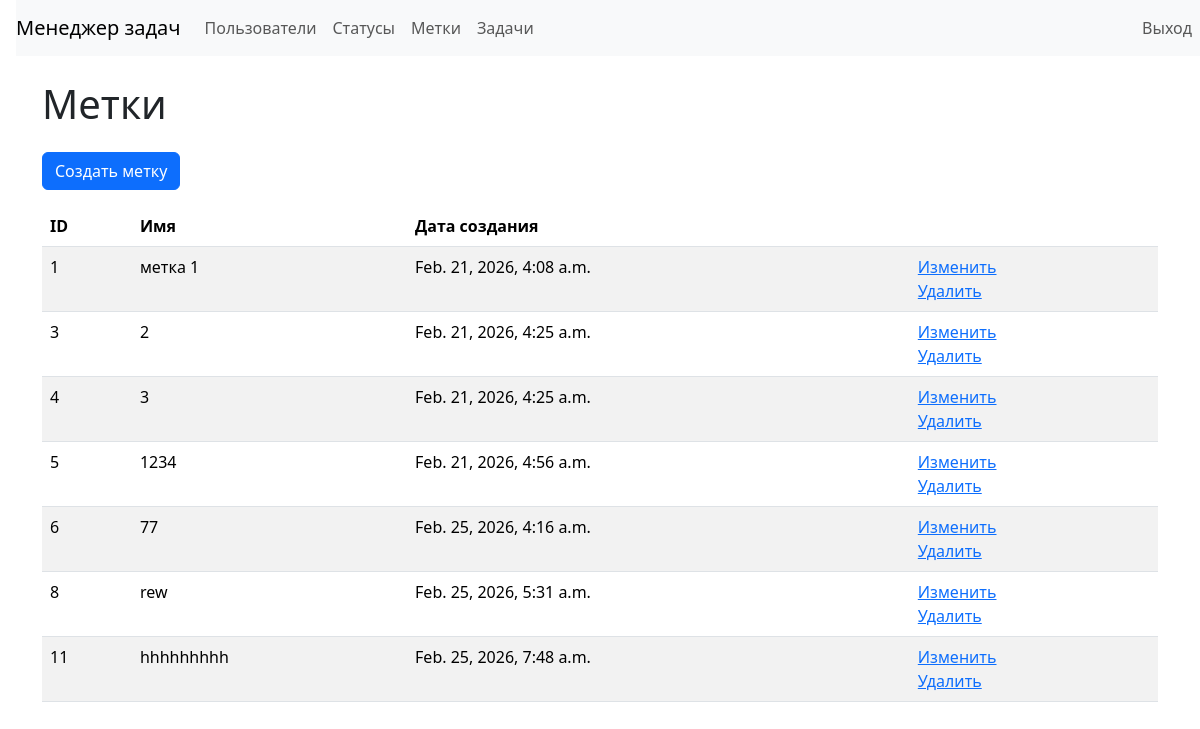
Page /labels/ (signed in) on the committed database.
### src/task_manager/models.py (models this page shows, shortened)
class Label(models.Model):
    name = models.CharField(max_length=255, unique=True, verbose_name='Имя')
    created_at = models.DateTimeField(
        auto_now_add=True,
        verbose_name='Дата создания'
    )

### src/task_manager/views/labels.py (the view)
# urls.py: path("labels/", LabelsListView.as_view(), name="labels_list"),
class LabelsListView(LoginRequiredMixin, ListView):
    model = Label
    template_name = "labels/list.html"
    context_object_name = "labels"

### src/templates/labels/list.html
{% extends "layouts/base.html" %}
{% block content %}
<h1 class="my-4">
    Метки
</h1>
<a class="btn btn-primary mb-3" href="{% url 'label_create' %}">Создать метку</a>
<table class="table table-striped">
    <thead>
        <tr>
            <th>ID</th>
            <th>Имя</th>
            <th>Дата создания</th>
            <th></th>
        </tr>
    </thead>
    <tbody>
        {% for label in labels %}
        <tr>
            <td>{{ label.id }}</td>
            <td>{{ label.name }}</td>
            <td>{{ label.created_at }}</td>
            <td>
                <a href="{% url 'label_update' label.id %}">Изменить</a>
                <br>
                <a href="{% url 'label_delete' label.id %}">Удалить</a>
            </td>
        </tr>
        {% endfor %}
    </tbody>
</table>
{% endblock %}

### rows in the picture
Label: id "1", name "метка 1", created_at "Feb. 21, 2026, 4:08 a.m."
Label: id "3", name "2", created_at "Feb. 21, 2026, 4:25 a.m."
Label: id "4", name "3", created_at "Feb. 21, 2026, 4:25 a.m."
Label: id "5", name "1234", created_at "Feb. 21, 2026, 4:56 a.m."
Label: id "6", name "77", created_at "Feb. 25, 2026, 4:16 a.m."
Label: id "8", name "rew", created_at "Feb. 25, 2026, 5:31 a.m."
Label: id "11", name "hhhhhhhhh", created_at "Feb. 25, 2026, 7:48 a.m."
